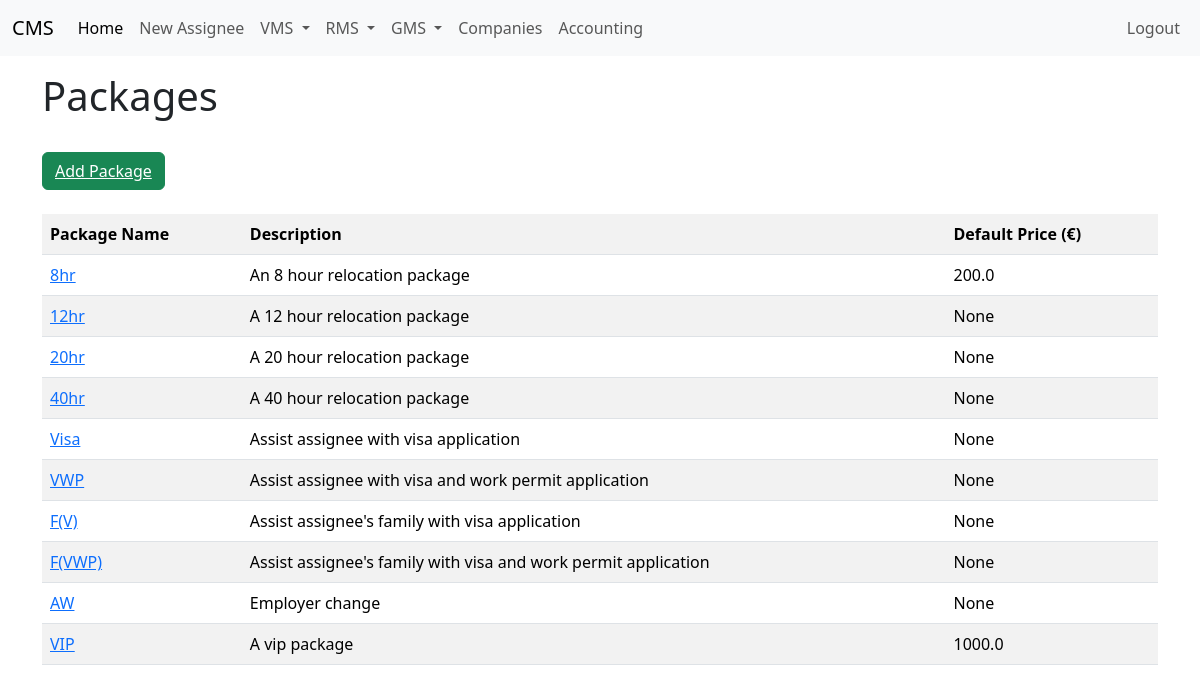
Before: /packages (signed in) with the older database file.
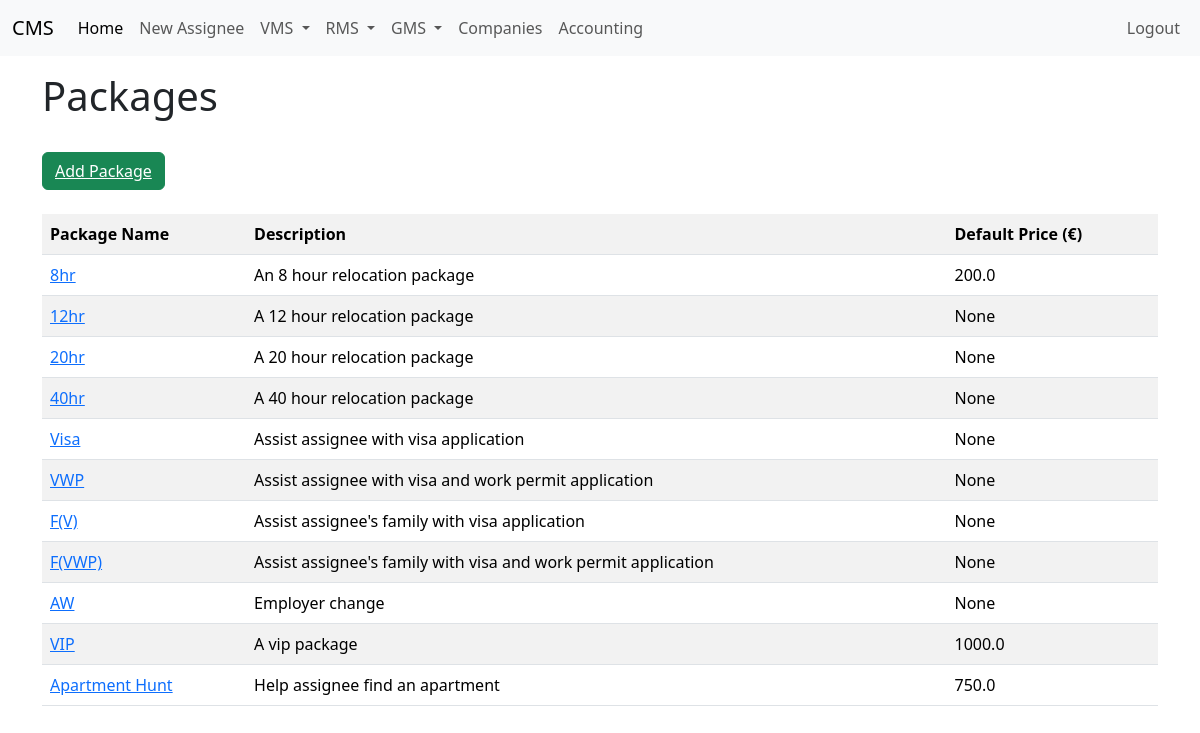
After: the same page with the newer database file.
### app/models.py (models this page shows, shortened)
class Package(db.Model):
    id: so.Mapped[int] = so.mapped_column(primary_key=True)
    name: so.Mapped[str] = so.mapped_column(sa.String(100), index=True, unique=True)
    default_price: so.Mapped[float] = so.mapped_column(sa.Float, nullable=True)
    description: so.Mapped[Optional[str]] = so.mapped_column(sa.String(500))
    company_packages: so.Mapped[List["CompanyPackage"]] = so.relationship(back_populates="package")
    assignees: so.Mapped[List["Assignee"]] = so.relationship(
        secondary="assignee_package",
        back_populates="packages"
    )

### app/routes.py (the view)
@app.route("/packages", methods=["GET"])
@login_required
def packages():
    packages = Package.query.all()
    return render_template("packages.html", title="Packages", packages=packages)

### app/models.py (called while the page is built)
@login.user_loader
def load_user(id):
    return db.session.get(User, int(id))

### app/templates/packages.html
{% extends "base.html" %}
{% block content %}
<h1>Packages</h1><br>
<button type="button" class="btn btn-success">
    <a href="{{url_for('add_package')}}", style="color: white;">Add Package</a>
</button><br><br>
<table class="table table-striped table-hover">
    <tr>
        <th>Package Name</th>
        <th>Description</th>
        <th>Default Price (€)</th>
    </tr>
    {% for package in packages %}
        <tr>
            <td><a href="{{url_for('edit_package', package_id = package.id)}}">{{ package.name }}</a> </td>
            <td>{{ package.description }} </td>
            <td>{{ package.default_price }} </td>
        </tr>
    {% endfor %}
</table>
{% endblock %}

### app/templates/base.html (shortened to what this page needs)
<!doctype html>
<html>
    <head>
        <link href="https://cdn.jsdelivr.net/npm/bootstrap@5.3.3/dist/css/bootstrap.min.css" rel="stylesheet">
    </head>
    <body>
        <nav class="navbar navbar-expand-lg bg-body-tertiary">
            <div class="container-fluid">
              <a class="navbar-brand" href="{{url_for('index')}}">CMS</a>
              <div class="collapse navbar-collapse" id="navbarSupportedContent">
                <ul class="navbar-nav me-auto mb-2 mb-lg-0">
                  <li class="nav-item">
                    <a class="nav-link active" aria-current="page" href="{{url_for('index')}}">Home</a>
                  </li>
                  <li class="nav-item">
                    <a class="nav-link" href="{{ url_for('new_assignee') }}">New Assignee</a>
                  </li>
                  <li class="nav-item dropdown">
                    <a class="nav-link dropdown-toggle" href="#" role="button" data-bs-toggle="dropdown" aria-expanded="false">
                      VMS
                    </a>
                  </li>
                  <li class="nav-item dropdown">
                    <a class="nav-link dropdown-toggle" href="#" role="button" data-bs-toggle="dropdown" aria-expanded="false">
                      RMS
                    </a>
                  </li>
                  <li class="nav-item dropdown">
                    <a class="nav-link dropdown-toggle" href="#" role="button" data-bs-toggle="dropdown" aria-expanded="false">
                      GMS
                    </a>
                  </li>
                    <a class="nav-link" href="{{ url_for('companies') }}">Companies</a>
                  <li class="nav-item">
                    <a class="nav-link" href="{{ url_for('accounting') }}">Accounting</a>
                  </li>
                </ul>
                <ul class="navbar-nav mb-2 mb-lg-0">
                  {% if current_user.is_anonymous %}
                  <li class="nav-item">
                    <a class="nav-link" aria-current="page" href="{{ url_for('login') }}">Login</a>
                  </li>
                  {% else %}
                  <li class="nav-item">
                    <a class="nav-link" aria-current="page" href="{{ url_for('logout') }}">Logout</a>
                  {% endif %}
                  </li>
                </ul>
              </div>
            </div>
          </nav>
        <div class="container mt-3">
        {% block content %}{% endblock %}
        </div>
    </body>
</html>

Changed rows visible on the page:
added Package: name "Apartment Hunt", description "Help assignee find an apartment", default_price "750.0"
